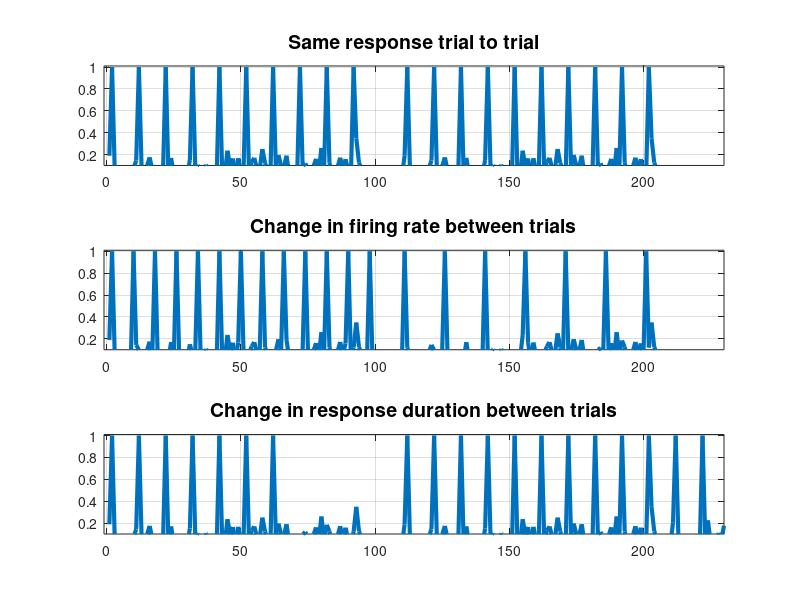

Write MATLAB code to recreate this figure.
% exemple of neural events

duration = abs(randn(1,100))/10; % randn(1,100);
neuron1{1} = duration;
neuron1{1}(2:10:end) = 1;
neuron1{2} = zeros(1,10);
neuron1{3} = neuron1{1};

neuron2{1} = duration;
neuron2{1}(2:8:end) = 1;
neuron2{2} = zeros(1,10);
neuron2{3} = duration;
neuron2{3}(1:15:end) = 1;

neuron3{1} = duration;
neuron3{2} = zeros(1,10);
neuron3{3} = [duration abs(randn(1,20))/10];
neuron3{1}(2:10:70) = 1;
neuron3{3}(2:10:end) = 1;

figure
subplot(3,1,1); plot(cell2mat(neuron1),'LineWidth',3);
axis([-1 230 0.1 1.01]); grid on; title('Same response trial to trial','FontSize',14)
subplot(3,1,2); plot(cell2mat(neuron2),'LineWidth',3);
axis([-1 230 0.1 1.01]); grid on; title('Change in firing rate between trials','FontSize',14)
subplot(3,1,3);plot(cell2mat(neuron3),'LineWidth',3);
axis([-1 230 0.1 1.01]); grid on; title('Change in response duration between trials','FontSize',14)

